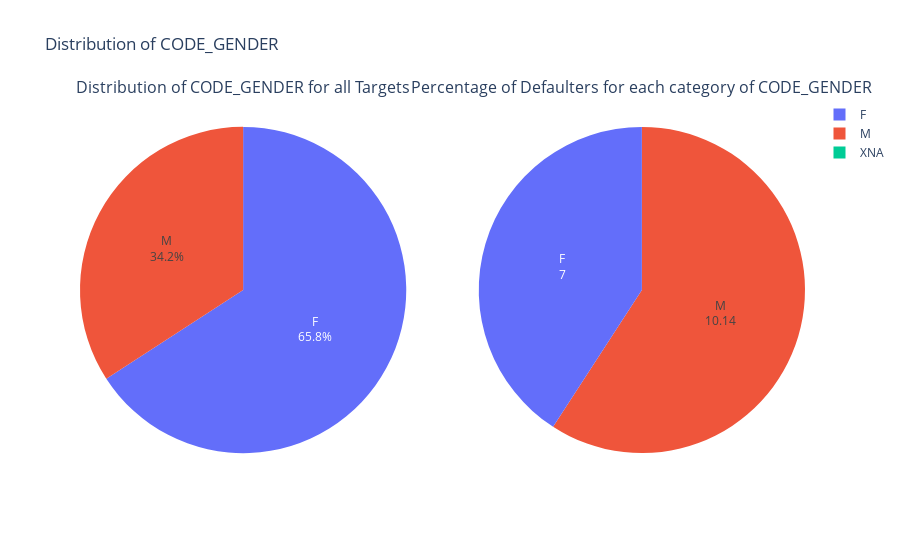

The notebook cell saved with this chart:
### Markdown cell above
### CODE GENDER

### Code cell
print_unique_categories(train, 'CODE_GENDER', show_counts = True)
plot_categorical_variables_pie(train, "CODE_GENDER")
plt.tight_layout()

### Figure 1 — Plotly figure (JSON) as saved in the notebook; plotly's stock layout.template omitted (floating-point values rounded to 4 significant figures)
{"data": [{"domain": {"x": [0, 0.45], "y": [0, 1]}, "hole": 0, "labels": ["F", "M", "XNA"], "textinfo": "label+percent", "textposition": "inside", "type": "pie", "values": [202448, 105059, 4]}, {"domain": {"x": [0.55, 1], "y": [0, 1]}, "hole": 0, "hoverinfo": "label+value", "labels": ["F", "M"], "textinfo": "label+value", "type": "pie", "values": [7.0, 10.14]}], "layout": {"annotations": [{"font": {"size": 16}, "showarrow": false, "text": "Distribution of CODE_GENDER for all Targets", "x": 0.225, "xanchor": "center", "xref": "paper", "y": 1, "yanchor": "bottom", "yref": "paper"}, {"font": {"size": 16}, "showarrow": false, "text": "Percentage of Defaulters for each category of CODE_GENDER", "x": 0.775, "xanchor": "center", "xref": "paper", "y": 1, "yanchor": "bottom", "yref": "paper"}], "title": {"text": "Distribution of CODE_GENDER"}}}
